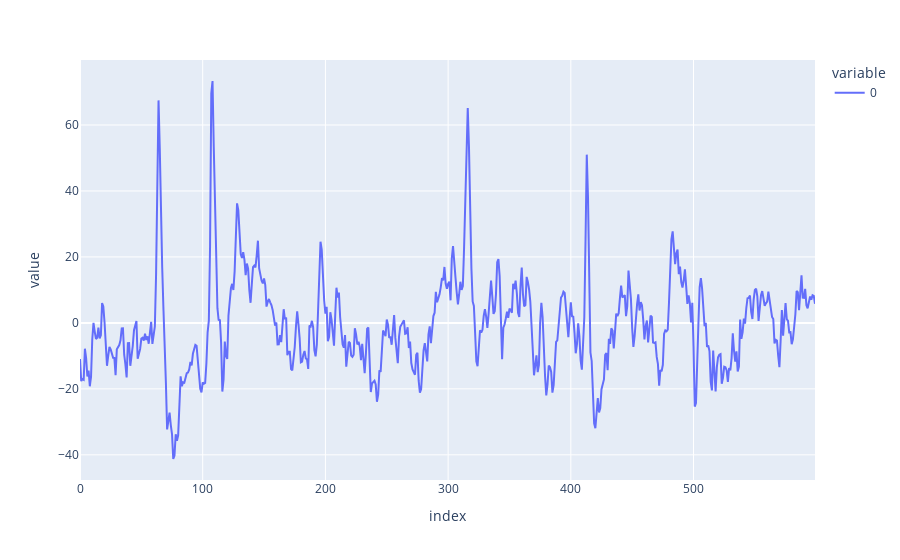

The code cell stored with this chart in its notebook:
### Code cell
px.line(sp[1][0][-600:])

### Figure 1 — Plotly figure (JSON) as saved in the notebook; plotly's stock layout.template omitted (floating-point values rounded to 4 significant figures; data arrays with more than 128 entries replaced by an {"elided": "..."} marker saying what was removed)
{"data": [{"hovertemplate": "variable=0<br>index=%{x}<br>value=%{y}<extra></extra>", "legendgroup": "0", "line": {"color": "#636efa", "dash": "solid"}, "marker": {"symbol": "circle"}, "mode": "lines", "name": "0", "orientation": "v", "showlegend": true, "type": "scatter", "x": {"elided": "600 int values"}, "xaxis": "x", "y": {"elided": "600 float values"}, "yaxis": "y"}], "layout": {"legend": {"title": {"text": "variable"}, "tracegroupgap": 0}, "margin": {"t": 60}, "xaxis": {"anchor": "y", "domain": [0, 1], "title": {"text": "index"}}, "yaxis": {"anchor": "x", "domain": [0, 1], "title": {"text": "value"}}}}
